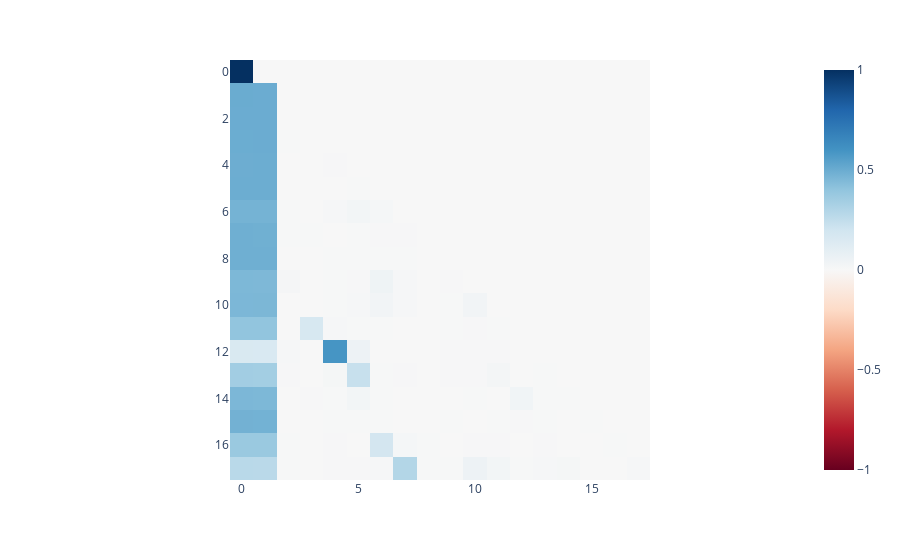

Write notebook code for a chart like this one.
### Code cell
imshow(cache["attn", 5][0,7])

### Figure 1 — Plotly figure (JSON) as saved in the notebook; plotly's stock layout.template omitted (floating-point values rounded to 4 significant figures; data arrays with more than 128 entries replaced by an {"elided": "..."} marker saying what was removed)
{"data": [{"coloraxis": "coloraxis", "hovertemplate": "x: %{x}<br>y: %{y}<br>color: %{z}<extra></extra>", "name": "0", "type": "heatmap", "xaxis": "x", "yaxis": "y", "z": {"elided": "18x18 float values"}}], "layout": {"coloraxis": {"cmid": 0, "colorscale": [[0, "rgb(103,0,31)"], [0.1, "rgb(178,24,43)"], [0.2, "rgb(214,96,77)"], [0.3, "rgb(244,165,130)"], [0.4, "rgb(253,219,199)"], [0.5, "rgb(247,247,247)"], [0.6, "rgb(209,229,240)"], [0.7, "rgb(146,197,222)"], [0.8, "rgb(67,147,195)"], [0.9, "rgb(33,102,172)"], [1, "rgb(5,48,97)"]]}, "margin": {"t": 60}, "xaxis": {"anchor": "y", "constrain": "domain", "domain": [0, 1], "scaleanchor": "y"}, "yaxis": {"anchor": "x", "autorange": "reversed", "constrain": "domain", "domain": [0, 1]}}}
